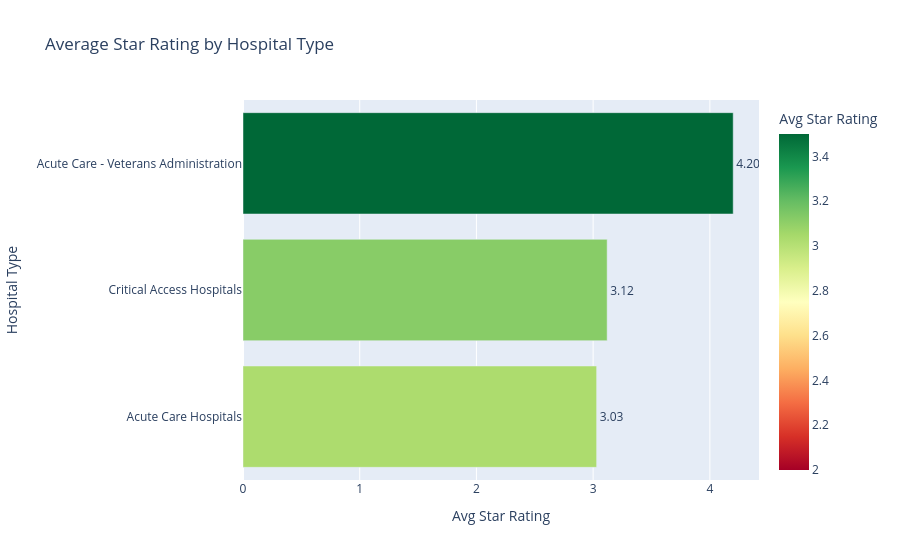

Notebook code for this chart:
### Markdown cell above
### Q3 — How do ratings vary by hospital type?

### Code cell
type_ratings = q("""
SELECT
    "Hospital Type"                                                         AS hospital_type,
    COUNT(*)                                                                AS total,
    SUM(CASE WHEN "Hospital overall rating" NOT IN ('Not Available', '')
             THEN 1 ELSE 0 END)                                            AS rated_count,
    ROUND(AVG(CASE WHEN "Hospital overall rating" NOT IN ('Not Available', '')
                   THEN CAST("Hospital overall rating" AS REAL) END), 2)   AS avg_rating,
    SUM(CASE WHEN "Hospital overall rating" = '5' THEN 1 ELSE 0 END)       AS five_star,
    SUM(CASE WHEN "Hospital overall rating" = '1' THEN 1 ELSE 0 END)       AS one_star
FROM hospitals
GROUP BY hospital_type
ORDER BY avg_rating DESC NULLS LAST
""")

fig = px.bar(
    type_ratings.dropna(subset=["avg_rating"]),
    x="avg_rating", y="hospital_type",
    orientation="h",
    color="avg_rating",
    color_continuous_scale="RdYlGn",
    range_color=[2, 3.5],
    text="avg_rating",
    labels={"avg_rating": "Avg Star Rating", "hospital_type": "Hospital Type"},
    title="Average Star Rating by Hospital Type",
)
fig.update_traces(texttemplate="%{text:.2f}", textposition="outside")
fig.update_layout(showlegend=False, yaxis=dict(autorange="reversed"))
fig.show()
print(type_ratings.to_string(index=False))

### Figure 1 — Plotly figure (JSON) as saved in the notebook; plotly's stock layout.template omitted (floating-point values rounded to 4 significant figures)
{"data": [{"hovertemplate": "Avg Star Rating=%{marker.color}<br>Hospital Type=%{y}<extra></extra>", "legendgroup": "", "marker": {"color": [4.2, 3.12, 3.03], "coloraxis": "coloraxis", "pattern": {"shape": ""}}, "name": "", "orientation": "h", "showlegend": false, "text": [4.2, 3.12, 3.03], "textposition": "outside", "texttemplate": "%{text:.2f}", "type": "bar", "x": [4.2, 3.12, 3.03], "xaxis": "x", "y": ["Acute Care - Veterans Administration", "Critical Access Hospitals", "Acute Care Hospitals"], "yaxis": "y"}], "layout": {"barmode": "relative", "coloraxis": {"cmax": 3.5, "cmin": 2, "colorbar": {"title": {"text": "Avg Star Rating"}}, "colorscale": [[0, "rgb(165,0,38)"], [0.1, "rgb(215,48,39)"], [0.2, "rgb(244,109,67)"], [0.3, "rgb(253,174,97)"], [0.4, "rgb(254,224,139)"], [0.5, "rgb(255,255,191)"], [0.6, "rgb(217,239,139)"], [0.7, "rgb(166,217,106)"], [0.8, "rgb(102,189,99)"], [0.9, "rgb(26,152,80)"], [1, "rgb(0,104,55)"]]}, "legend": {"tracegroupgap": 0}, "showlegend": false, "title": {"text": "Average Star Rating by Hospital Type"}, "xaxis": {"anchor": "y", "domain": [0, 1], "title": {"text": "Avg Star Rating"}}, "yaxis": {"anchor": "x", "autorange": "reversed", "domain": [0, 1], "title": {"text": "Hospital Type"}}}}
